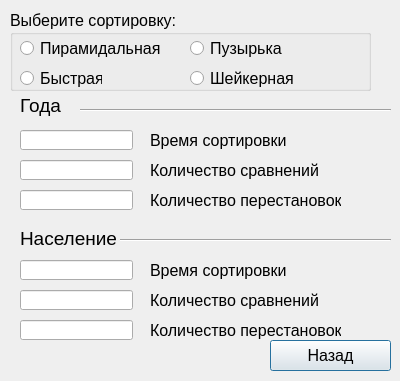
<?xml version="1.0" encoding="UTF-8"?>
<ui version="4.0">
 <class>Baza</class>
 <widget class="QDialog" name="Baza">
  <property name="geometry">
   <rect>
    <x>0</x>
    <y>0</y>
    <width>400</width>
    <height>381</height>
   </rect>
  </property>
  <property name="windowTitle">
   <string>Dialog</string>
  </property>
  <widget class="QPushButton" name="pushButton">
   <property name="geometry">
    <rect>
     <x>270</x>
     <y>340</y>
     <width>121</width>
     <height>31</height>
    </rect>
   </property>
   <property name="font">
    <font>
     <pointsize>12</pointsize>
    </font>
   </property>
   <property name="text">
    <string>Назад</string>
   </property>
  </widget>
  <widget class="QGroupBox" name="groupBox_2">
   <property name="geometry">
    <rect>
     <x>10</x>
     <y>10</y>
     <width>361</width>
     <height>81</height>
    </rect>
   </property>
   <property name="font">
    <font>
     <pointsize>12</pointsize>
    </font>
   </property>
   <property name="title">
    <string>Выберите сортировку:</string>
   </property>
   <widget class="QRadioButton" name="piramida">
    <property name="geometry">
     <rect>
      <x>10</x>
      <y>30</y>
      <width>141</width>
      <height>17</height>
     </rect>
    </property>
    <property name="text">
     <string>Пирамидальная</string>
    </property>
   </widget>
   <widget class="QRadioButton" name="quick">
    <property name="geometry">
     <rect>
      <x>10</x>
      <y>60</y>
      <width>82</width>
      <height>17</height>
     </rect>
    </property>
    <property name="text">
     <string>Быстрая</string>
    </property>
   </widget>
   <widget class="QRadioButton" name="bub">
    <property name="geometry">
     <rect>
      <x>180</x>
      <y>30</y>
      <width>161</width>
      <height>17</height>
     </rect>
    </property>
    <property name="text">
     <string>Пузырька</string>
    </property>
   </widget>
   <widget class="QRadioButton" name="shake">
    <property name="geometry">
     <rect>
      <x>180</x>
      <y>60</y>
      <width>141</width>
      <height>17</height>
     </rect>
    </property>
    <property name="text">
     <string>Шейкерная</string>
    </property>
   </widget>
  </widget>
  <widget class="QLineEdit" name="sravn_god">
   <property name="geometry">
    <rect>
     <x>20</x>
     <y>160</y>
     <width>113</width>
     <height>20</height>
    </rect>
   </property>
  </widget>
  <widget class="QLineEdit" name="pers_god">
   <property name="geometry">
    <rect>
     <x>20</x>
     <y>190</y>
     <width>113</width>
     <height>20</height>
    </rect>
   </property>
  </widget>
  <widget class="QLabel" name="label_2">
   <property name="geometry">
    <rect>
     <x>150</x>
     <y>160</y>
     <width>191</width>
     <height>21</height>
    </rect>
   </property>
   <property name="font">
    <font>
     <pointsize>12</pointsize>
    </font>
   </property>
   <property name="text">
    <string>Количество сравнений</string>
   </property>
  </widget>
  <widget class="QLabel" name="label_3">
   <property name="geometry">
    <rect>
     <x>150</x>
     <y>190</y>
     <width>191</width>
     <height>21</height>
    </rect>
   </property>
   <property name="font">
    <font>
     <pointsize>12</pointsize>
    </font>
   </property>
   <property name="text">
    <string>Количество перестановок</string>
   </property>
  </widget>
  <widget class="QLabel" name="label_5">
   <property name="geometry">
    <rect>
     <x>150</x>
     <y>130</y>
     <width>191</width>
     <height>21</height>
    </rect>
   </property>
   <property name="font">
    <font>
     <pointsize>12</pointsize>
    </font>
   </property>
   <property name="text">
    <string>Время сортировки</string>
   </property>
  </widget>
  <widget class="QLineEdit" name="vrem_god">
   <property name="geometry">
    <rect>
     <x>20</x>
     <y>130</y>
     <width>113</width>
     <height>20</height>
    </rect>
   </property>
  </widget>
  <widget class="QLabel" name="label">
   <property name="geometry">
    <rect>
     <x>10</x>
     <y>90</y>
     <width>61</width>
     <height>31</height>
    </rect>
   </property>
   <property name="font">
    <font>
     <pointsize>14</pointsize>
    </font>
   </property>
   <property name="text">
    <string>Года</string>
   </property>
   <property name="textFormat">
    <enum>Qt::AutoText</enum>
   </property>
   <property name="scaledContents">
    <bool>false</bool>
   </property>
   <property name="alignment">
    <set>Qt::AlignCenter</set>
   </property>
   <property name="wordWrap">
    <bool>false</bool>
   </property>
   <property name="openExternalLinks">
    <bool>false</bool>
   </property>
  </widget>
  <widget class="QLabel" name="label_6">
   <property name="geometry">
    <rect>
     <x>20</x>
     <y>230</y>
     <width>101</width>
     <height>16</height>
    </rect>
   </property>
   <property name="font">
    <font>
     <pointsize>14</pointsize>
    </font>
   </property>
   <property name="text">
    <string>Население</string>
   </property>
  </widget>
  <widget class="QLineEdit" name="pers_nas">
   <property name="geometry">
    <rect>
     <x>20</x>
     <y>320</y>
     <width>113</width>
     <height>20</height>
    </rect>
   </property>
  </widget>
  <widget class="QLabel" name="label_4">
   <property name="geometry">
    <rect>
     <x>150</x>
     <y>290</y>
     <width>191</width>
     <height>21</height>
    </rect>
   </property>
   <property name="font">
    <font>
     <pointsize>12</pointsize>
    </font>
   </property>
   <property name="text">
    <string>Количество сравнений</string>
   </property>
  </widget>
  <widget class="QLineEdit" name="vrem_nas">
   <property name="geometry">
    <rect>
     <x>20</x>
     <y>260</y>
     <width>113</width>
     <height>20</height>
    </rect>
   </property>
  </widget>
  <widget class="QLineEdit" name="sravn_nas">
   <property name="geometry">
    <rect>
     <x>20</x>
     <y>290</y>
     <width>113</width>
     <height>20</height>
    </rect>
   </property>
  </widget>
  <widget class="QLabel" name="label_7">
   <property name="geometry">
    <rect>
     <x>150</x>
     <y>320</y>
     <width>191</width>
     <height>21</height>
    </rect>
   </property>
   <property name="font">
    <font>
     <pointsize>12</pointsize>
    </font>
   </property>
   <property name="text">
    <string>Количество перестановок</string>
   </property>
  </widget>
  <widget class="QLabel" name="label_8">
   <property name="geometry">
    <rect>
     <x>150</x>
     <y>260</y>
     <width>191</width>
     <height>21</height>
    </rect>
   </property>
   <property name="font">
    <font>
     <pointsize>12</pointsize>
    </font>
   </property>
   <property name="text">
    <string>Время сортировки</string>
   </property>
  </widget>
  <widget class="Line" name="line">
   <property name="geometry">
    <rect>
     <x>120</x>
     <y>230</y>
     <width>271</width>
     <height>20</height>
    </rect>
   </property>
   <property name="orientation">
    <enum>Qt::Horizontal</enum>
   </property>
  </widget>
  <widget class="Line" name="line_2">
   <property name="geometry">
    <rect>
     <x>80</x>
     <y>100</y>
     <width>311</width>
     <height>20</height>
    </rect>
   </property>
   <property name="orientation">
    <enum>Qt::Horizontal</enum>
   </property>
  </widget>
 </widget>
 <resources/>
 <connections/>
</ui>
